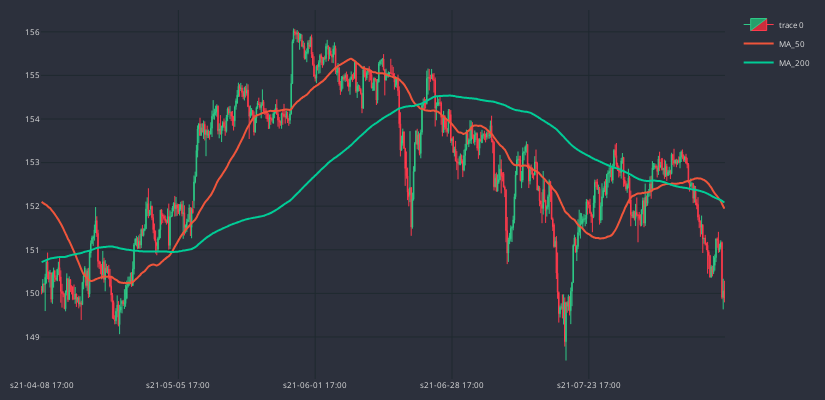

Notebook code for this chart:
### Code cell
cp = CandlePlot(df_an.iloc[200:770])
cp.show_plot(line_traces = [MA_S, MA_L])

### Figure 1 — Plotly figure (JSON) as saved in the notebook; plotly's stock layout.template omitted (floating-point values rounded to 4 significant figures; data arrays with more than 128 entries replaced by an {"elided": "..."} marker saying what was removed)
{"data": [{"close": {"elided": "570 float values"}, "decreasing": {"fillcolor": "#CC2E3C", "line": {"color": "#FF3A4C"}}, "high": {"elided": "570 float values"}, "increasing": {"fillcolor": "#24A06B", "line": {"color": "#2EC886"}}, "line": {"width": 1}, "low": {"elided": "570 float values"}, "opacity": 1, "open": {"elided": "570 float values"}, "type": "candlestick", "x": {"elided": "570 str values"}}, {"line": {"shape": "spline", "width": 2}, "name": "MA_50", "type": "scatter", "x": {"elided": "570 str values"}, "y": {"elided": "570 float values"}}, {"line": {"shape": "spline", "width": 2}, "name": "MA_200", "type": "scatter", "x": {"elided": "570 str values"}, "y": {"elided": "570 float values"}}], "layout": {"font": {"color": "#e1e1e1", "size": 8}, "height": 400, "margin": {"b": 10, "l": 10, "r": 10, "t": 10}, "paper_bgcolor": "#2c303c", "plot_bgcolor": "#2c303c", "width": 825, "xaxis": {"autorange": true, "gridcolor": "#1f292f", "nticks": 5, "range": [-0.5, 569.5], "rangeslider": {"visible": false, "yaxis": {}}, "type": "category"}, "yaxis": {"autorange": true, "gridcolor": "#1f292f", "range": [148.0, 156.5], "type": "linear"}}}
